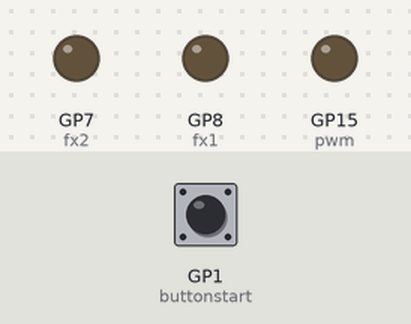
A program run on a simulated Raspberry Pi Pico running MicroPython. Parts: output pins drawn as LEDs (lit = HIGH). Dashed ring = blinking. The inputs (shaded band) are chosen by the test bench; at power-on: GP1 (buttonstart) HIGH. What the program prints to the serial console is not drawn.

Above: at 1.2 s.
1.3 s: GP1 (buttonstart) pulled LOW for 3.2 s
At 3.7 s:
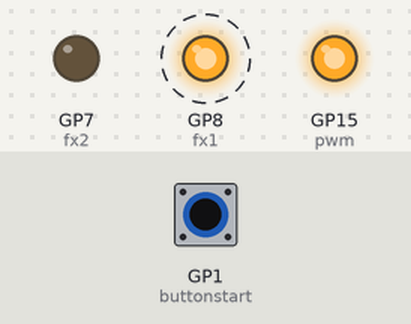
6.0 s: GP1 (buttonstart) pulled LOW for 0.15 s
At 7.2 s:
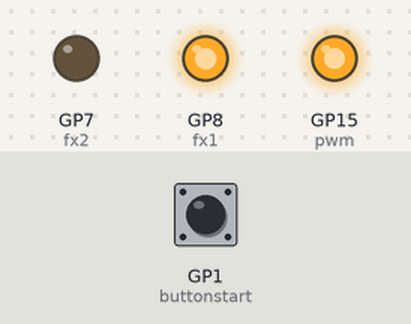
7.6 s: GP1 (buttonstart) pulled LOW for 1 s
At 8.6 s:
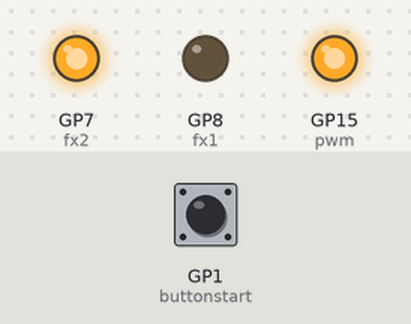
Timing chart, 0 to 10.6 s (numbered marks = the images above; inputs shaded):
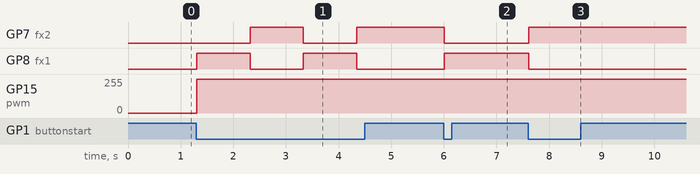

The program:

________.py
```python
##该程序主要是对6芯接线的推杆进行检验使用
#6芯的接线推杆是2芯电机线直接接出，上下开关到位闭合的线路图
#实现的方式为 1.按特定要求接线，2按下按钮推杆伸出，到上开关后停止，3，再次按下按钮后缩回去到行程开关停止

##是否可以制作3个函数，一个电机正转函数，一个电机反转函数，一个电机停止函数，程序循环1秒监测一次开关信号

from machine import Pin,PWM
import utime
buttonstart= Pin(1,Pin.IN,Pin.PULL_UP)
keyup=Pin(17,Pin.IN,Pin.PULL_UP)
keydown=Pin(18,Pin.IN,Pin.PULL_UP)

pwm = PWM(Pin(15))
fx1=machine.Pin(8,machine.Pin.OUT)
fx2=machine.Pin(7,machine.Pin.OUT)
pwm.freq(1000)
zt=2
n=0
def turnR(): #伸出
    global zt
    fx1.value(1)
    fx2.value(0)
    pwm.duty_u16(65025)
    utime.sleep(1)
    zt=1
def turnL(): #缩回
    global zt
    fx1.value(0)
    fx2.value(1)
    pwm.duty_u16(65025)
    utime.sleep(1) #反应时间
    zt=0

def turnoff():
    fx1.value(1)
    fx2.value(1)
    pwm.duty_u16(65025)


while True:
    print("进入循环",n)
    if (n == 0):
        if (buttonstart.value()==0):
            utime.sleep(0.01)
            if (buttonstart.value()==0):
                turnR()
                print("开始按钮按下",n)
                n=n+1
    if (keyup.value()==0):
        turnoff()
        print("上微动开关到位",zt)
    if (keydown.value()==0):
        turnoff()
        print("上微动开关到位",zt)

    if (zt == 1):
        if (buttonstart.value()==0):
            utime.sleep(0.01)
            if (buttonstart.value()==0):
                turnL()
    if (zt == 0):
        if (buttonstart.value()==0):
            utime.sleep(0.01)
            if (buttonstart.value()==0):
                turnR()
```

Measured:
- after the input at 1.3 s, GP7 (fx2): LOW → HIGH after 1.0 s, → LOW 1.0 s later, → HIGH 1.0 s later; GP8 (fx1): alternates HIGH for 1.0 s and LOW for 1.0 s, starting at once; GP15 (pwm): 0/255 → 253/255 at once
- after the input at 6.0 s, GP7 (fx2): HIGH → LOW at once; GP8 (fx1): LOW → HIGH at once
- after the input at 7.6 s, GP7 (fx2): LOW → HIGH at once; GP8 (fx1): HIGH → LOW at once
